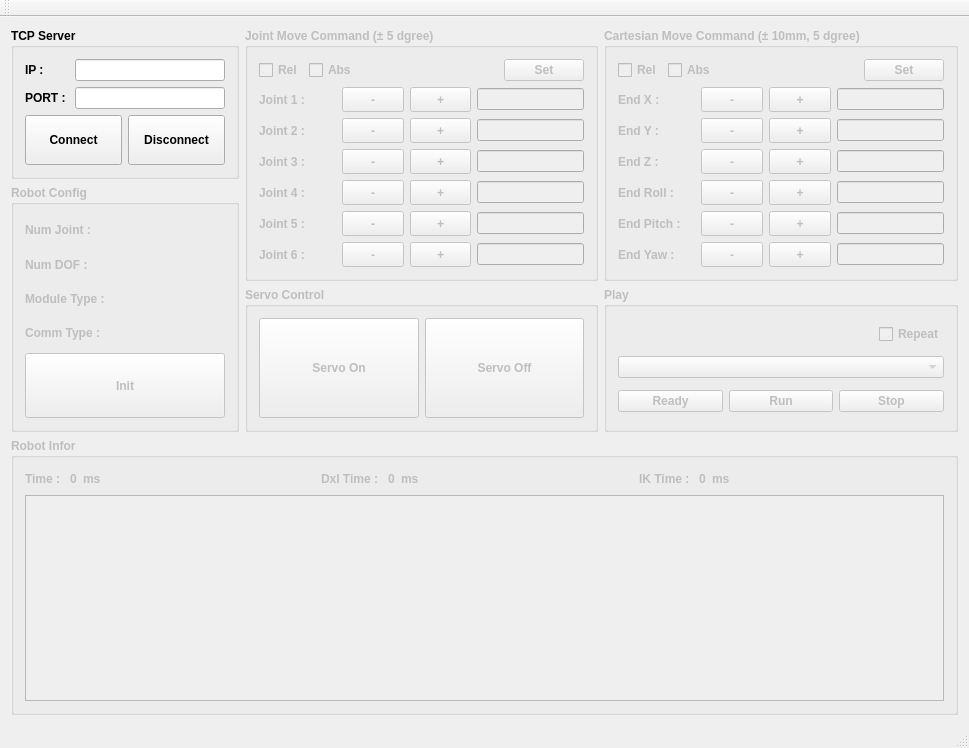
<?xml version="1.0" encoding="UTF-8"?>
<ui version="4.0">
 <class>MainWindow</class>
 <widget class="QMainWindow" name="MainWindow">
  <property name="geometry">
   <rect>
    <x>0</x>
    <y>0</y>
    <width>969</width>
    <height>748</height>
   </rect>
  </property>
  <property name="sizePolicy">
   <sizepolicy hsizetype="Preferred" vsizetype="Preferred">
    <horstretch>0</horstretch>
    <verstretch>0</verstretch>
   </sizepolicy>
  </property>
  <property name="windowTitle">
   <string>MainWindow</string>
  </property>
  <widget class="QWidget" name="centralWidget">
   <layout class="QGridLayout" name="gridLayout_6">
    <item row="0" column="0">
     <widget class="QGroupBox" name="groupBox">
      <property name="minimumSize">
       <size>
        <width>0</width>
        <height>0</height>
       </size>
      </property>
      <property name="maximumSize">
       <size>
        <width>240</width>
        <height>16777215</height>
       </size>
      </property>
      <property name="font">
       <font>
        <weight>75</weight>
        <bold>true</bold>
       </font>
      </property>
      <property name="title">
       <string>TCP Server</string>
      </property>
      <layout class="QGridLayout" name="gridLayout">
       <item row="0" column="0">
        <layout class="QVBoxLayout" name="verticalLayout_2">
         <item>
          <widget class="QLabel" name="label">
           <property name="text">
            <string>IP : </string>
           </property>
          </widget>
         </item>
         <item>
          <widget class="QLabel" name="label_2">
           <property name="text">
            <string>PORT : </string>
           </property>
          </widget>
         </item>
        </layout>
       </item>
       <item row="0" column="1">
        <layout class="QVBoxLayout" name="verticalLayout">
         <item>
          <widget class="QLineEdit" name="txtIP">
           <property name="minimumSize">
            <size>
             <width>150</width>
             <height>0</height>
            </size>
           </property>
          </widget>
         </item>
         <item>
          <widget class="QLineEdit" name="txtPORT">
           <property name="minimumSize">
            <size>
             <width>150</width>
             <height>0</height>
            </size>
           </property>
          </widget>
         </item>
        </layout>
       </item>
       <item row="1" column="0" colspan="2">
        <layout class="QHBoxLayout" name="horizontalLayout_2">
         <item>
          <widget class="QPushButton" name="btnConnect">
           <property name="minimumSize">
            <size>
             <width>75</width>
             <height>50</height>
            </size>
           </property>
           <property name="text">
            <string>Connect</string>
           </property>
          </widget>
         </item>
         <item>
          <widget class="QPushButton" name="btnDisconnect">
           <property name="minimumSize">
            <size>
             <width>75</width>
             <height>50</height>
            </size>
           </property>
           <property name="text">
            <string>Disconnect</string>
           </property>
          </widget>
         </item>
        </layout>
       </item>
      </layout>
     </widget>
    </item>
    <item row="0" column="1" rowspan="2">
     <widget class="QGroupBox" name="gbJointMoveCommand">
      <property name="enabled">
       <bool>false</bool>
      </property>
      <property name="minimumSize">
       <size>
        <width>350</width>
        <height>0</height>
       </size>
      </property>
      <property name="maximumSize">
       <size>
        <width>16777215</width>
        <height>16777215</height>
       </size>
      </property>
      <property name="font">
       <font>
        <weight>75</weight>
        <bold>true</bold>
       </font>
      </property>
      <property name="title">
       <string>Joint Move Command (± 5 dgree)</string>
      </property>
      <layout class="QGridLayout" name="gridLayout_5">
       <item row="0" column="0">
        <layout class="QHBoxLayout" name="horizontalLayout_18">
         <item>
          <widget class="QCheckBox" name="cbJointRel">
           <property name="minimumSize">
            <size>
             <width>0</width>
             <height>0</height>
            </size>
           </property>
           <property name="text">
            <string>Rel</string>
           </property>
          </widget>
         </item>
         <item>
          <widget class="QCheckBox" name="cbJointAbs">
           <property name="minimumSize">
            <size>
             <width>0</width>
             <height>0</height>
            </size>
           </property>
           <property name="text">
            <string>Abs</string>
           </property>
          </widget>
         </item>
         <item>
          <spacer name="horizontalSpacer">
           <property name="orientation">
            <enum>Qt::Horizontal</enum>
           </property>
           <property name="sizeHint" stdset="0">
            <size>
             <width>40</width>
             <height>20</height>
            </size>
           </property>
          </spacer>
         </item>
         <item>
          <widget class="QPushButton" name="btnJSet">
           <property name="minimumSize">
            <size>
             <width>0</width>
             <height>0</height>
            </size>
           </property>
           <property name="maximumSize">
            <size>
             <width>16777215</width>
             <height>16777215</height>
            </size>
           </property>
           <property name="text">
            <string>Set</string>
           </property>
          </widget>
         </item>
        </layout>
       </item>
       <item row="1" column="0">
        <layout class="QHBoxLayout" name="horizontalLayout_17">
         <item>
          <widget class="QLabel" name="label_6">
           <property name="minimumSize">
            <size>
             <width>77</width>
             <height>0</height>
            </size>
           </property>
           <property name="text">
            <string>Joint 1 : </string>
           </property>
          </widget>
         </item>
         <item>
          <widget class="QPushButton" name="btnJ1N">
           <property name="minimumSize">
            <size>
             <width>25</width>
             <height>25</height>
            </size>
           </property>
           <property name="maximumSize">
            <size>
             <width>16777215</width>
             <height>16777215</height>
            </size>
           </property>
           <property name="text">
            <string>-</string>
           </property>
          </widget>
         </item>
         <item>
          <widget class="QPushButton" name="btnJ1P">
           <property name="minimumSize">
            <size>
             <width>25</width>
             <height>25</height>
            </size>
           </property>
           <property name="maximumSize">
            <size>
             <width>16777215</width>
             <height>16777215</height>
            </size>
           </property>
           <property name="text">
            <string>+</string>
           </property>
          </widget>
         </item>
         <item>
          <widget class="QLineEdit" name="txtJCmd1">
           <property name="minimumSize">
            <size>
             <width>82</width>
             <height>0</height>
            </size>
           </property>
           <property name="layoutDirection">
            <enum>Qt::LeftToRight</enum>
           </property>
           <property name="text">
            <string/>
           </property>
           <property name="alignment">
            <set>Qt::AlignRight|Qt::AlignTrailing|Qt::AlignVCenter</set>
           </property>
          </widget>
         </item>
        </layout>
       </item>
       <item row="2" column="0">
        <layout class="QHBoxLayout" name="horizontalLayout_16">
         <item>
          <widget class="QLabel" name="label_7">
           <property name="minimumSize">
            <size>
             <width>77</width>
             <height>0</height>
            </size>
           </property>
           <property name="text">
            <string>Joint 2 : </string>
           </property>
          </widget>
         </item>
         <item>
          <widget class="QPushButton" name="btnJ2N">
           <property name="minimumSize">
            <size>
             <width>25</width>
             <height>25</height>
            </size>
           </property>
           <property name="maximumSize">
            <size>
             <width>16777215</width>
             <height>16777215</height>
            </size>
           </property>
           <property name="text">
            <string>-</string>
           </property>
          </widget>
         </item>
         <item>
          <widget class="QPushButton" name="btnJ2P">
           <property name="minimumSize">
            <size>
             <width>25</width>
             <height>25</height>
            </size>
           </property>
           <property name="maximumSize">
            <size>
             <width>16777215</width>
             <height>16777215</height>
            </size>
           </property>
           <property name="text">
            <string>+</string>
           </property>
          </widget>
         </item>
         <item>
          <widget class="QLineEdit" name="txtJCmd2">
           <property name="alignment">
            <set>Qt::AlignRight|Qt::AlignTrailing|Qt::AlignVCenter</set>
           </property>
          </widget>
         </item>
        </layout>
       </item>
       <item row="3" column="0">
        <layout class="QHBoxLayout" name="horizontalLayout_15">
         <item>
          <widget class="QLabel" name="label_8">
           <property name="minimumSize">
            <size>
             <width>77</width>
             <height>0</height>
            </size>
           </property>
           <property name="text">
            <string>Joint 3 : </string>
           </property>
          </widget>
         </item>
         <item>
          <widget class="QPushButton" name="btnJ3N">
           <property name="minimumSize">
            <size>
             <width>25</width>
             <height>25</height>
            </size>
           </property>
           <property name="maximumSize">
            <size>
             <width>16777215</width>
             <height>16777215</height>
            </size>
           </property>
           <property name="text">
            <string>-</string>
           </property>
          </widget>
         </item>
         <item>
          <widget class="QPushButton" name="btnJ3P">
           <property name="minimumSize">
            <size>
             <width>25</width>
             <height>25</height>
            </size>
           </property>
           <property name="maximumSize">
            <size>
             <width>16777215</width>
             <height>16777215</height>
            </size>
           </property>
           <property name="text">
            <string>+</string>
           </property>
          </widget>
         </item>
         <item>
          <widget class="QLineEdit" name="txtJCmd3">
           <property name="alignment">
            <set>Qt::AlignRight|Qt::AlignTrailing|Qt::AlignVCenter</set>
           </property>
          </widget>
         </item>
        </layout>
       </item>
       <item row="4" column="0">
        <layout class="QHBoxLayout" name="horizontalLayout_14">
         <item>
          <widget class="QLabel" name="label_9">
           <property name="minimumSize">
            <size>
             <width>77</width>
             <height>0</height>
            </size>
           </property>
           <property name="text">
            <string>Joint 4 : </string>
           </property>
          </widget>
         </item>
         <item>
          <widget class="QPushButton" name="btnJ4N">
           <property name="minimumSize">
            <size>
             <width>25</width>
             <height>25</height>
            </size>
           </property>
           <property name="maximumSize">
            <size>
             <width>16777215</width>
             <height>16777215</height>
            </size>
           </property>
           <property name="text">
            <string>-</string>
           </property>
          </widget>
         </item>
         <item>
          <widget class="QPushButton" name="btnJ4P">
           <property name="minimumSize">
            <size>
             <width>25</width>
             <height>25</height>
            </size>
           </property>
           <property name="maximumSize">
            <size>
             <width>16777215</width>
             <height>16777215</height>
            </size>
           </property>
           <property name="text">
            <string>+</string>
           </property>
          </widget>
         </item>
         <item>
          <widget class="QLineEdit" name="txtJCmd4">
           <property name="alignment">
            <set>Qt::AlignRight|Qt::AlignTrailing|Qt::AlignVCenter</set>
           </property>
          </widget>
         </item>
        </layout>
       </item>
       <item row="5" column="0">
        <layout class="QHBoxLayout" name="horizontalLayout_13">
         <item>
          <widget class="QLabel" name="label_10">
           <property name="minimumSize">
            <size>
             <width>77</width>
             <height>0</height>
            </size>
           </property>
           <property name="text">
            <string>Joint 5 : </string>
           </property>
          </widget>
         </item>
         <item>
          <widget class="QPushButton" name="btnJ5N">
           <property name="minimumSize">
            <size>
             <width>25</width>
             <height>25</height>
            </size>
           </property>
           <property name="maximumSize">
            <size>
             <width>16777215</width>
             <height>16777215</height>
            </size>
           </property>
           <property name="text">
            <string>-</string>
           </property>
          </widget>
         </item>
         <item>
          <widget class="QPushButton" name="btnJ5P">
           <property name="minimumSize">
            <size>
             <width>25</width>
             <height>25</height>
            </size>
           </property>
           <property name="maximumSize">
            <size>
             <width>16777215</width>
             <height>16777215</height>
            </size>
           </property>
           <property name="text">
            <string>+</string>
           </property>
          </widget>
         </item>
         <item>
          <widget class="QLineEdit" name="txtJCmd5">
           <property name="alignment">
            <set>Qt::AlignRight|Qt::AlignTrailing|Qt::AlignVCenter</set>
           </property>
          </widget>
         </item>
        </layout>
       </item>
       <item row="6" column="0">
        <layout class="QHBoxLayout" name="horizontalLayout_8">
         <item>
          <widget class="QLabel" name="label_11">
           <property name="minimumSize">
            <size>
             <width>77</width>
             <height>0</height>
            </size>
           </property>
           <property name="text">
            <string>Joint 6 : </string>
           </property>
          </widget>
         </item>
         <item>
          <widget class="QPushButton" name="btnJ6N">
           <property name="minimumSize">
            <size>
             <width>25</width>
             <height>25</height>
            </size>
           </property>
           <property name="maximumSize">
            <size>
             <width>16777215</width>
             <height>16777215</height>
            </size>
           </property>
           <property name="text">
            <string>-</string>
           </property>
          </widget>
         </item>
         <item>
          <widget class="QPushButton" name="btnJ6P">
           <property name="minimumSize">
            <size>
             <width>25</width>
             <height>25</height>
            </size>
           </property>
           <property name="maximumSize">
            <size>
             <width>16777215</width>
             <height>16777215</height>
            </size>
           </property>
           <property name="text">
            <string>+</string>
           </property>
          </widget>
         </item>
         <item>
          <widget class="QLineEdit" name="txtJCmd6">
           <property name="alignment">
            <set>Qt::AlignRight|Qt::AlignTrailing|Qt::AlignVCenter</set>
           </property>
          </widget>
         </item>
        </layout>
       </item>
      </layout>
     </widget>
    </item>
    <item row="0" column="2" rowspan="2">
     <widget class="QGroupBox" name="gbCartMoveCommand">
      <property name="enabled">
       <bool>false</bool>
      </property>
      <property name="minimumSize">
       <size>
        <width>350</width>
        <height>0</height>
       </size>
      </property>
      <property name="maximumSize">
       <size>
        <width>16777215</width>
        <height>16777215</height>
       </size>
      </property>
      <property name="font">
       <font>
        <weight>75</weight>
        <bold>true</bold>
       </font>
      </property>
      <property name="title">
       <string notr="true">Cartesian Move Command (± 10mm, 5 dgree)</string>
      </property>
      <property name="checkable">
       <bool>false</bool>
      </property>
      <layout class="QGridLayout" name="gridLayout_7">
       <item row="0" column="0">
        <layout class="QHBoxLayout" name="horizontalLayout_12">
         <item>
          <widget class="QCheckBox" name="cbCartRel">
           <property name="minimumSize">
            <size>
             <width>0</width>
             <height>0</height>
            </size>
           </property>
           <property name="text">
            <string>Rel</string>
           </property>
          </widget>
         </item>
         <item>
          <widget class="QCheckBox" name="cbCartAbs">
           <property name="minimumSize">
            <size>
             <width>0</width>
             <height>0</height>
            </size>
           </property>
           <property name="text">
            <string>Abs</string>
           </property>
          </widget>
         </item>
         <item>
          <spacer name="horizontalSpacer_2">
           <property name="orientation">
            <enum>Qt::Horizontal</enum>
           </property>
           <property name="sizeHint" stdset="0">
            <size>
             <width>68</width>
             <height>22</height>
            </size>
           </property>
          </spacer>
         </item>
         <item>
          <widget class="QPushButton" name="btnCSet">
           <property name="minimumSize">
            <size>
             <width>0</width>
             <height>0</height>
            </size>
           </property>
           <property name="maximumSize">
            <size>
             <width>16777215</width>
             <height>16777215</height>
            </size>
           </property>
           <property name="text">
            <string>Set</string>
           </property>
          </widget>
         </item>
        </layout>
       </item>
       <item row="1" column="0">
        <layout class="QHBoxLayout" name="horizontalLayout_7">
         <item>
          <widget class="QLabel" name="label_44">
           <property name="minimumSize">
            <size>
             <width>77</width>
             <height>0</height>
            </size>
           </property>
           <property name="text">
            <string>End X : </string>
           </property>
          </widget>
         </item>
         <item>
          <widget class="QPushButton" name="btnC1N">
           <property name="minimumSize">
            <size>
             <width>25</width>
             <height>25</height>
            </size>
           </property>
           <property name="maximumSize">
            <size>
             <width>16777215</width>
             <height>16777215</height>
            </size>
           </property>
           <property name="text">
            <string>-</string>
           </property>
          </widget>
         </item>
         <item>
          <widget class="QPushButton" name="btnC1P">
           <property name="minimumSize">
            <size>
             <width>25</width>
             <height>25</height>
            </size>
           </property>
           <property name="maximumSize">
            <size>
             <width>16777215</width>
             <height>16777215</height>
            </size>
           </property>
           <property name="text">
            <string>+</string>
           </property>
          </widget>
         </item>
         <item>
          <widget class="QLineEdit" name="txtCCmd1">
           <property name="minimumSize">
            <size>
             <width>82</width>
             <height>0</height>
            </size>
           </property>
           <property name="alignment">
            <set>Qt::AlignRight|Qt::AlignTrailing|Qt::AlignVCenter</set>
           </property>
          </widget>
         </item>
        </layout>
       </item>
       <item row="2" column="0">
        <layout class="QHBoxLayout" name="horizontalLayout_6">
         <item>
          <widget class="QLabel" name="label_45">
           <property name="minimumSize">
            <size>
             <width>77</width>
             <height>0</height>
            </size>
           </property>
           <property name="text">
            <string>End Y : </string>
           </property>
          </widget>
         </item>
         <item>
          <widget class="QPushButton" name="btnC2N">
           <property name="minimumSize">
            <size>
             <width>25</width>
             <height>25</height>
            </size>
           </property>
           <property name="maximumSize">
            <size>
             <width>16777215</width>
             <height>16777215</height>
            </size>
           </property>
           <property name="text">
            <string>-</string>
           </property>
          </widget>
         </item>
         <item>
          <widget class="QPushButton" name="btnC2P">
           <property name="minimumSize">
            <size>
             <width>25</width>
             <height>25</height>
            </size>
           </property>
           <property name="maximumSize">
            <size>
             <width>16777215</width>
             <height>16777215</height>
            </size>
           </property>
           <property name="text">
            <string>+</string>
           </property>
          </widget>
         </item>
         <item>
          <widget class="QLineEdit" name="txtCCmd2">
           <property name="alignment">
            <set>Qt::AlignRight|Qt::AlignTrailing|Qt::AlignVCenter</set>
           </property>
          </widget>
         </item>
        </layout>
       </item>
       <item row="3" column="0">
        <layout class="QHBoxLayout" name="horizontalLayout_5">
         <item>
          <widget class="QLabel" name="label_43">
           <property name="minimumSize">
            <size>
             <width>77</width>
             <height>0</height>
            </size>
           </property>
           <property name="text">
            <string>End Z : </string>
           </property>
          </widget>
         </item>
         <item>
          <widget class="QPushButton" name="btnC3N">
           <property name="minimumSize">
            <size>
             <width>25</width>
             <height>25</height>
            </size>
           </property>
           <property name="maximumSize">
            <size>
             <width>16777215</width>
             <height>16777215</height>
            </size>
           </property>
           <property name="text">
            <string>-</string>
           </property>
          </widget>
         </item>
         <item>
          <widget class="QPushButton" name="btnC3P">
           <property name="minimumSize">
            <size>
             <width>25</width>
             <height>25</height>
            </size>
           </property>
           <property name="maximumSize">
            <size>
             <width>16777215</width>
             <height>16777215</height>
            </size>
           </property>
           <property name="text">
            <string>+</string>
           </property>
          </widget>
         </item>
         <item>
          <widget class="QLineEdit" name="txtCCmd3">
           <property name="alignment">
            <set>Qt::AlignRight|Qt::AlignTrailing|Qt::AlignVCenter</set>
           </property>
          </widget>
         </item>
        </layout>
       </item>
       <item row="4" column="0">
        <layout class="QHBoxLayout" name="horizontalLayout_4">
         <item>
          <widget class="QLabel" name="label_46">
           <property name="minimumSize">
            <size>
             <width>77</width>
             <height>0</height>
            </size>
           </property>
           <property name="text">
            <string>End Roll : </string>
           </property>
          </widget>
         </item>
         <item>
          <widget class="QPushButton" name="btnC4N">
           <property name="minimumSize">
            <size>
             <width>25</width>
             <height>25</height>
            </size>
           </property>
           <property name="maximumSize">
            <size>
             <width>16777215</width>
             <height>16777215</height>
            </size>
           </property>
           <property name="text">
            <string>-</string>
           </property>
          </widget>
         </item>
         <item>
          <widget class="QPushButton" name="btnC4P">
           <property name="minimumSize">
            <size>
             <width>25</width>
             <height>25</height>
            </size>
           </property>
           <property name="maximumSize">
            <size>
             <width>16777215</width>
             <height>16777215</height>
            </size>
           </property>
           <property name="text">
            <string>+</string>
           </property>
          </widget>
         </item>
         <item>
          <widget class="QLineEdit" name="txtCCmd4">
           <property name="alignment">
            <set>Qt::AlignRight|Qt::AlignTrailing|Qt::AlignVCenter</set>
           </property>
          </widget>
         </item>
        </layout>
       </item>
       <item row="5" column="0">
        <layout class="QHBoxLayout" name="horizontalLayout_3">
         <item>
          <widget class="QLabel" name="label_42">
           <property name="minimumSize">
            <size>
             <width>77</width>
             <height>0</height>
            </size>
           </property>
           <property name="text">
            <string>End Pitch : </string>
           </property>
          </widget>
         </item>
         <item>
          <widget class="QPushButton" name="btnC5N">
           <property name="minimumSize">
            <size>
             <width>25</width>
             <height>25</height>
            </size>
           </property>
           <property name="maximumSize">
            <size>
             <width>16777215</width>
             <height>16777215</height>
            </size>
           </property>
           <property name="text">
            <string>-</string>
           </property>
          </widget>
         </item>
         <item>
          <widget class="QPushButton" name="btnC5P">
           <property name="minimumSize">
            <size>
             <width>25</width>
             <height>25</height>
            </size>
           </property>
           <property name="maximumSize">
            <size>
             <width>16777215</width>
             <height>16777215</height>
            </size>
           </property>
           <property name="text">
            <string>+</string>
           </property>
          </widget>
         </item>
         <item>
          <widget class="QLineEdit" name="txtCCmd5">
           <property name="alignment">
            <set>Qt::AlignRight|Qt::AlignTrailing|Qt::AlignVCenter</set>
           </property>
          </widget>
         </item>
        </layout>
       </item>
       <item row="6" column="0">
        <layout class="QHBoxLayout" name="horizontalLayout">
         <item>
          <widget class="QLabel" name="label_47">
           <property name="minimumSize">
            <size>
             <width>77</width>
             <height>0</height>
            </size>
           </property>
           <property name="text">
            <string>End Yaw : </string>
           </property>
          </widget>
         </item>
         <item>
          <widget class="QPushButton" name="btnC6N">
           <property name="minimumSize">
            <size>
             <width>25</width>
             <height>25</height>
            </size>
           </property>
           <property name="maximumSize">
            <size>
             <width>16777215</width>
             <height>16777215</height>
            </size>
           </property>
           <property name="text">
            <string>-</string>
           </property>
          </widget>
         </item>
         <item>
          <widget class="QPushButton" name="btnC6P">
           <property name="minimumSize">
            <size>
             <width>25</width>
             <height>25</height>
            </size>
           </property>
           <property name="maximumSize">
            <size>
             <width>16777215</width>
             <height>16777215</height>
            </size>
           </property>
           <property name="text">
            <string>+</string>
           </property>
          </widget>
         </item>
         <item>
          <widget class="QLineEdit" name="txtCCmd6">
           <property name="alignment">
            <set>Qt::AlignRight|Qt::AlignTrailing|Qt::AlignVCenter</set>
           </property>
          </widget>
         </item>
        </layout>
       </item>
      </layout>
     </widget>
    </item>
    <item row="1" column="0" rowspan="2">
     <widget class="QGroupBox" name="gbRobotConfig">
      <property name="enabled">
       <bool>false</bool>
      </property>
      <property name="maximumSize">
       <size>
        <width>240</width>
        <height>250</height>
       </size>
      </property>
      <property name="font">
       <font>
        <weight>75</weight>
        <bold>true</bold>
       </font>
      </property>
      <property name="title">
       <string>Robot Config</string>
      </property>
      <layout class="QGridLayout" name="gridLayout_2">
       <item row="0" column="0">
        <layout class="QVBoxLayout" name="verticalLayout_3">
         <item>
          <widget class="QLabel" name="label_3">
           <property name="text">
            <string>Num Joint : </string>
           </property>
          </widget>
         </item>
         <item>
          <widget class="QLabel" name="label_4">
           <property name="text">
            <string>Num DOF : </string>
           </property>
          </widget>
         </item>
         <item>
          <widget class="QLabel" name="label_5">
           <property name="text">
            <string>Module Type : </string>
           </property>
          </widget>
         </item>
         <item>
          <widget class="QLabel" name="labelCommType">
           <property name="text">
            <string>Comm Type : </string>
           </property>
          </widget>
         </item>
        </layout>
       </item>
       <item row="0" column="1">
        <layout class="QVBoxLayout" name="verticalLayout_4">
         <item>
          <layout class="QVBoxLayout" name="verticalLayout_5">
           <item>
            <widget class="QLabel" name="txtNumJoint">
             <property name="minimumSize">
              <size>
               <width>100</width>
               <height>0</height>
              </size>
             </property>
             <property name="text">
              <string/>
             </property>
            </widget>
           </item>
           <item>
            <widget class="QLabel" name="txtNumDof">
             <property name="minimumSize">
              <size>
               <width>100</width>
               <height>0</height>
              </size>
             </property>
             <property name="text">
              <string/>
             </property>
            </widget>
           </item>
           <item>
            <widget class="QLabel" name="txtModuleType">
             <property name="minimumSize">
              <size>
               <width>100</width>
               <height>0</height>
              </size>
             </property>
             <property name="text">
              <string/>
             </property>
            </widget>
           </item>
           <item>
            <widget class="QLabel" name="txtCommType">
             <property name="minimumSize">
              <size>
               <width>100</width>
               <height>0</height>
              </size>
             </property>
             <property name="text">
              <string/>
             </property>
            </widget>
           </item>
          </layout>
         </item>
        </layout>
       </item>
       <item row="1" column="0" colspan="2">
        <widget class="QPushButton" name="btnSetInit">
         <property name="minimumSize">
          <size>
           <width>0</width>
           <height>65</height>
          </size>
         </property>
         <property name="text">
          <string>Init</string>
         </property>
        </widget>
       </item>
      </layout>
     </widget>
    </item>
    <item row="2" column="1">
     <widget class="QGroupBox" name="gbServoControl">
      <property name="enabled">
       <bool>false</bool>
      </property>
      <property name="maximumSize">
       <size>
        <width>16777215</width>
        <height>16777215</height>
       </size>
      </property>
      <property name="font">
       <font>
        <weight>75</weight>
        <bold>true</bold>
       </font>
      </property>
      <property name="title">
       <string>Servo Control</string>
      </property>
      <layout class="QGridLayout" name="gridLayout_4">
       <item row="0" column="0">
        <widget class="QPushButton" name="btnServoOn">
         <property name="minimumSize">
          <size>
           <width>100</width>
           <height>100</height>
          </size>
         </property>
         <property name="text">
          <string>Servo On</string>
         </property>
        </widget>
       </item>
       <item row="0" column="1">
        <widget class="QPushButton" name="btnServoOff">
         <property name="minimumSize">
          <size>
           <width>100</width>
           <height>100</height>
          </size>
         </property>
         <property name="text">
          <string>Servo Off</string>
         </property>
        </widget>
       </item>
      </layout>
     </widget>
    </item>
    <item row="2" column="2">
     <widget class="QGroupBox" name="gbPathData">
      <property name="enabled">
       <bool>false</bool>
      </property>
      <property name="maximumSize">
       <size>
        <width>16777215</width>
        <height>145</height>
       </size>
      </property>
      <property name="font">
       <font>
        <weight>75</weight>
        <bold>true</bold>
       </font>
      </property>
      <property name="title">
       <string>Play</string>
      </property>
      <layout class="QGridLayout" name="gridLayout_8">
       <item row="2" column="0">
        <widget class="QPushButton" name="btnReady">
         <property name="text">
          <string>Ready</string>
         </property>
        </widget>
       </item>
       <item row="2" column="1">
        <widget class="QPushButton" name="btnRun">
         <property name="text">
          <string>Run</string>
         </property>
        </widget>
       </item>
       <item row="2" column="2">
        <widget class="QPushButton" name="btnStop">
         <property name="text">
          <string>Stop</string>
         </property>
        </widget>
       </item>
       <item row="1" column="0" colspan="3">
        <widget class="QComboBox" name="cbPlaylist">
         <property name="sizePolicy">
          <sizepolicy hsizetype="Ignored" vsizetype="Fixed">
           <horstretch>0</horstretch>
           <verstretch>0</verstretch>
          </sizepolicy>
         </property>
        </widget>
       </item>
       <item row="0" column="0" colspan="3">
        <layout class="QHBoxLayout" name="horizontalLayout_19">
         <item>
          <spacer name="horizontalSpacer_3">
           <property name="orientation">
            <enum>Qt::Horizontal</enum>
           </property>
           <property name="sizeHint" stdset="0">
            <size>
             <width>40</width>
             <height>20</height>
            </size>
           </property>
          </spacer>
         </item>
         <item>
          <widget class="QCheckBox" name="cbRepeat">
           <property name="text">
            <string>Repeat</string>
           </property>
          </widget>
         </item>
        </layout>
       </item>
      </layout>
     </widget>
    </item>
    <item row="3" column="0" colspan="3">
     <widget class="QGroupBox" name="gbRobotInfor">
      <property name="enabled">
       <bool>false</bool>
      </property>
      <property name="minimumSize">
       <size>
        <width>0</width>
        <height>0</height>
       </size>
      </property>
      <property name="font">
       <font>
        <weight>75</weight>
        <bold>true</bold>
       </font>
      </property>
      <property name="title">
       <string>Robot Infor</string>
      </property>
      <layout class="QGridLayout" name="gridLayout_3">
       <item row="0" column="2">
        <layout class="QHBoxLayout" name="horizontalLayout_10">
         <item>
          <widget class="QLabel" name="label_15">
           <property name="text">
            <string>Dxl Time : </string>
           </property>
          </widget>
         </item>
         <item>
          <widget class="QLabel" name="txtDxlTime">
           <property name="text">
            <string>0</string>
           </property>
          </widget>
         </item>
         <item>
          <widget class="QLabel" name="label_14">
           <property name="text">
            <string>ms</string>
           </property>
          </widget>
         </item>
        </layout>
       </item>
       <item row="0" column="1">
        <spacer name="horizontalSpacer_5">
         <property name="orientation">
          <enum>Qt::Horizontal</enum>
         </property>
         <property name="sizeHint" stdset="0">
          <size>
           <width>40</width>
           <height>20</height>
          </size>
         </property>
        </spacer>
       </item>
       <item row="0" column="4">
        <layout class="QHBoxLayout" name="horizontalLayout_11">
         <item>
          <widget class="QLabel" name="label_16">
           <property name="text">
            <string>IK Time : </string>
           </property>
          </widget>
         </item>
         <item>
          <widget class="QLabel" name="txtIKTime">
           <property name="text">
            <string>0</string>
           </property>
          </widget>
         </item>
         <item>
          <widget class="QLabel" name="label_17">
           <property name="text">
            <string>ms</string>
           </property>
          </widget>
         </item>
        </layout>
       </item>
       <item row="0" column="3">
        <spacer name="horizontalSpacer_6">
         <property name="orientation">
          <enum>Qt::Horizontal</enum>
         </property>
         <property name="sizeHint" stdset="0">
          <size>
           <width>40</width>
           <height>20</height>
          </size>
         </property>
        </spacer>
       </item>
       <item row="0" column="0">
        <layout class="QHBoxLayout" name="horizontalLayout_9">
         <item>
          <widget class="QLabel" name="label_12">
           <property name="text">
            <string>Time : </string>
           </property>
          </widget>
         </item>
         <item>
          <widget class="QLabel" name="txtTime">
           <property name="text">
            <string>0</string>
           </property>
          </widget>
         </item>
         <item>
          <widget class="QLabel" name="label_13">
           <property name="text">
            <string>ms</string>
           </property>
          </widget>
         </item>
        </layout>
       </item>
       <item row="0" column="5">
        <spacer name="horizontalSpacer_7">
         <property name="orientation">
          <enum>Qt::Horizontal</enum>
         </property>
         <property name="sizeHint" stdset="0">
          <size>
           <width>40</width>
           <height>20</height>
          </size>
         </property>
        </spacer>
       </item>
       <item row="1" column="0" colspan="6">
        <widget class="QTableView" name="tvRobotInfor">
         <property name="minimumSize">
          <size>
           <width>0</width>
           <height>0</height>
          </size>
         </property>
        </widget>
       </item>
      </layout>
     </widget>
    </item>
   </layout>
  </widget>
  <widget class="QMenuBar" name="menuBar">
   <property name="geometry">
    <rect>
     <x>0</x>
     <y>0</y>
     <width>969</width>
     <height>22</height>
    </rect>
   </property>
  </widget>
  <widget class="QToolBar" name="mainToolBar">
   <attribute name="toolBarArea">
    <enum>TopToolBarArea</enum>
   </attribute>
   <attribute name="toolBarBreak">
    <bool>false</bool>
   </attribute>
  </widget>
  <widget class="QStatusBar" name="statusBar"/>
 </widget>
 <layoutdefault spacing="6" margin="11"/>
 <resources/>
 <connections/>
</ui>
